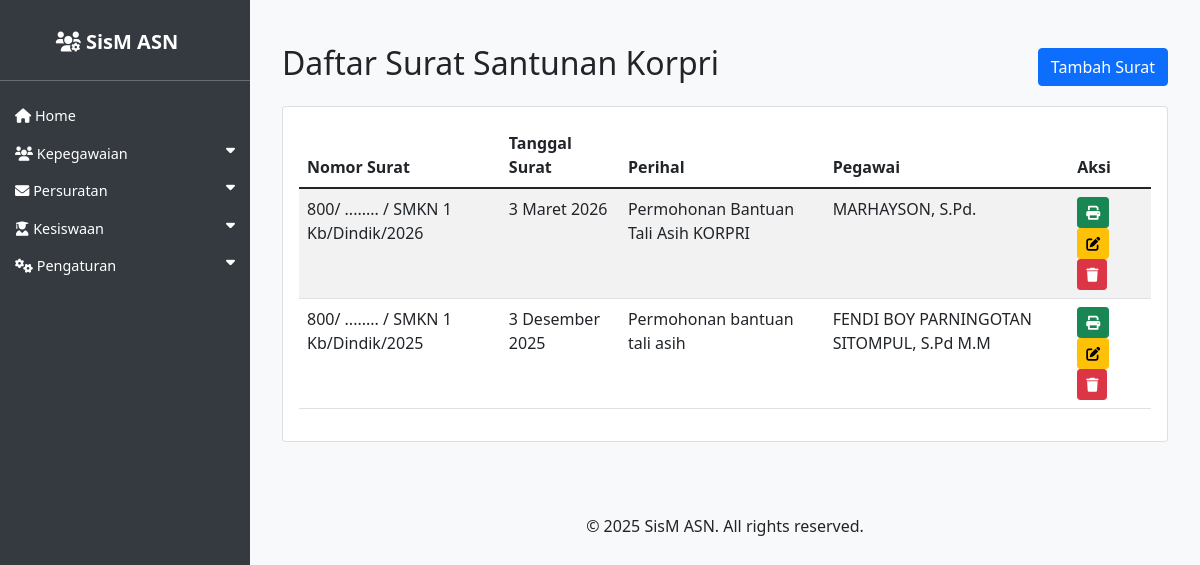
/asn/surat_santunan_korpri/, run on an earlier commit of the app's database.
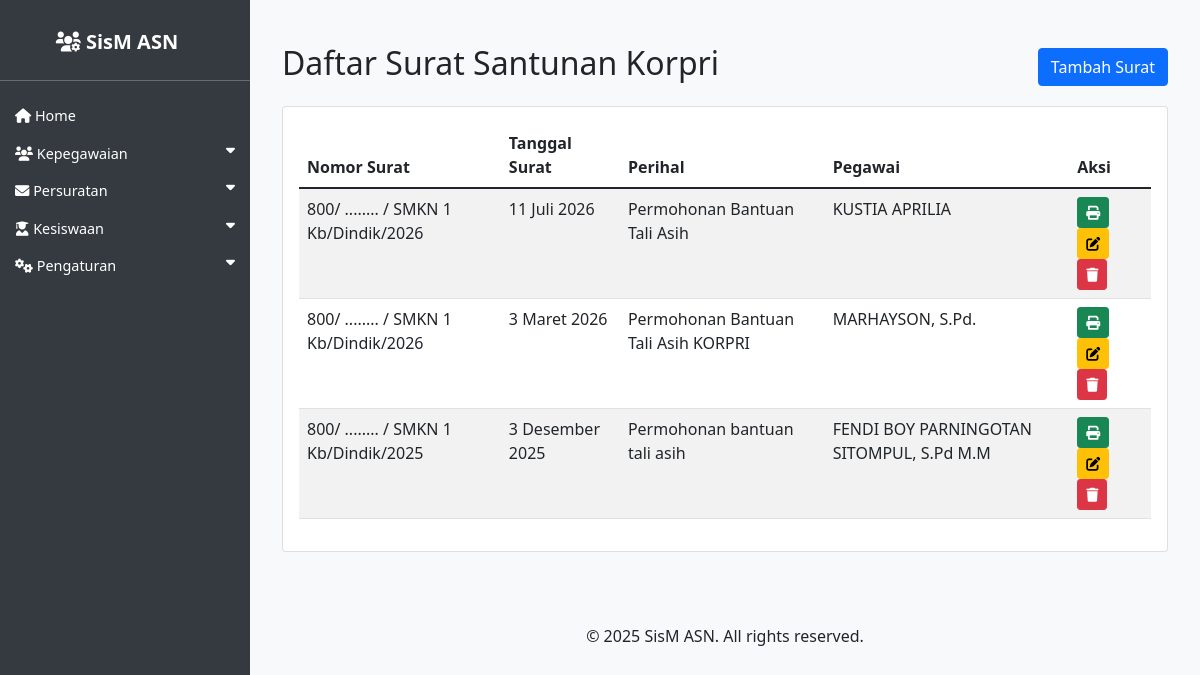
And on a later commit of the database.
### asn_app/models.py (models this page shows, shortened)
class SuratSantunanKorpri(models.Model):
    nomor_surat = models.CharField(max_length=100, verbose_name='Nomor Surat')
    tanggal_surat = models.DateField(verbose_name='Tanggal Surat')
    tempat_ditetapkan = models.CharField(max_length=100, verbose_name='Tempat Ditetapkan')
    instansi_tujuan_surat = models.CharField(max_length=200, verbose_name='Instansi Tujuan Surat')
    kota_tujuan_surat = models.CharField(max_length=100, verbose_name='Kota Tujuan Surat')
    sifat = models.CharField(max_length=100, verbose_name='Sifat')
    lampiran = models.CharField(max_length=100, verbose_name='Lampiran')
    perihal = models.CharField(max_length=200, verbose_name='Perihal')
    pegawai = models.ForeignKey(ASN, on_delete=models.CASCADE, related_name='surat_santunan', verbose_name='Pegawai')
    penandatangan = models.ForeignKey(ASN, on_delete=models.SET_NULL, null=True, blank=True, related_name='penandatangan_santunan', verbose_name='Penandatangan')
    kop_surat = models.ForeignKey(KopSurat, on_delete=models.SET_NULL, null=True, blank=True, verbose_name='Kop Surat')
    created_at = models.DateTimeField(auto_now_add=True)
    updated_at = models.DateTimeField(auto_now=True)

class ASN(models.Model):
    JENIS_KELAMIN_CHOICES = [
        ('L', 'Laki-laki'),
        ('P', 'Perempuan'),
    ]
    AGAMA_CHOICES = [
        ('ISLAM', 'Islam'),
        ('KRISTEN', 'Kristen'),
        ('KATOLIK', 'Katolik'),
        ('HINDU', 'Hindu'),
        ('BUDDHA', 'Buddha'),
        ('KONGHUCU', 'Konghucu'),
    ]
    nip = models.CharField(max_length=18, unique=True, null=True, blank=True)
    nama = models.CharField(max_length=100)
    tempat_lahir = models.CharField(max_length=50)
    tanggal_lahir = models.DateField()
    jenis_kelamin = models.CharField(max_length=1, choices=JENIS_KELAMIN_CHOICES)
    agama = models.CharField(max_length=10, choices=AGAMA_CHOICES)
    alamat = models.TextField()
    email = models.EmailField()
    telepon = models.CharField(max_length=15)
    jabatan = models.CharField(max_length=100)
    pangkat = models.CharField(max_length=50, null=True, blank=True)
    golongan = models.CharField(max_length=5, null=True, blank=True)
    nama_istri_suami = models.CharField(max_length=100, blank=True, null=True, verbose_name='Nama Istri/Suami')
    unit_kerja = models.CharField(max_length=100)
    foto = models.ImageField(upload_to='asn_fotos/', blank=True, null=True)
    created_at = models.DateTimeField(auto_now_add=True)
    updated_at = models.DateTimeField(auto_now=True)

### asn_app/views.py (the view)
# urls.py: path('surat_santunan_korpri/', views.surat_santunan_korpri_list, name='surat_santunan_korpri_list'),
def surat_santunan_korpri_list(request):
    surat_list = SuratSantunanKorpri.objects.all().order_by('-created_at')
    return render(request, 'asn_app/surat_santunan_korpri_list.html', {'surat_list': surat_list})

### asn_app/templates/asn_app/surat_santunan_korpri_list.html
{% extends 'asn_app/base.html' %}
{% load i18n %}
{% load indonesian_date_tags %}
{% block content %}
<div class="container mt-4">
    <div class="d-flex justify-content-between align-items-center mb-3">
        <h2>Daftar Surat Santunan Korpri</h2>
        <a href="{% url 'surat_santunan_korpri_create' %}" class="btn btn-primary">Tambah Surat</a>
    </div>
    <div class="card">
        <div class="card-body">
            <table class="table table-striped table-hover">
                <thead>
                    <tr>
                        <th>Nomor Surat</th>
                        <th>Tanggal Surat</th>
                        <th>Perihal</th>
                        <th>Pegawai</th>
                        <th>Aksi</th>
                    </tr>
                </thead>
                <tbody>
                    {% for surat in surat_list %}
                    <tr>
                        <td>{{ surat.nomor_surat }}</td>
                        <td>{{ surat.tanggal_surat|indonesian_date:"%d %B %Y" }}</td>
                        <td>{{ surat.perihal }}</td>
                        <td>{{ surat.pegawai.nama }}</td>
                        <td>
                            <a href="{% url 'surat_santunan_korpri_export_pdf' surat.pk %}" class="btn btn-sm btn-success"><i class="fas fa-print"></i> </a>
                            <a href="{% url 'surat_santunan_korpri_update' surat.pk %}" class="btn btn-sm btn-warning"><i class="fas fa-edit"></i> </a>
                            <a href="{% url 'surat_santunan_korpri_delete' surat.pk %}" class="btn btn-sm btn-danger"><i class="fas fa-trash"></i> </a>
                        </td>
                    </tr>
                    {% empty %}
                    <tr>
                        <td colspan="5" class="text-center">Tidak ada surat santunan korpri.</td>
                    </tr>
                    {% endfor %}
                </tbody>
            </table>
        </div>
    </div>
</div>
{% endblock %}

What changed in the data, as far as the page shows it:
added SuratSantunanKorpri: nomor_surat "800/ ........ / SMKN 1 Kb/Dindik/2026", tanggal_surat|indonesian_date "11 Juli 2026", perihal "Permohonan Bantuan Tali Asih", pegawai.nama "KUSTIA APRILIA"
